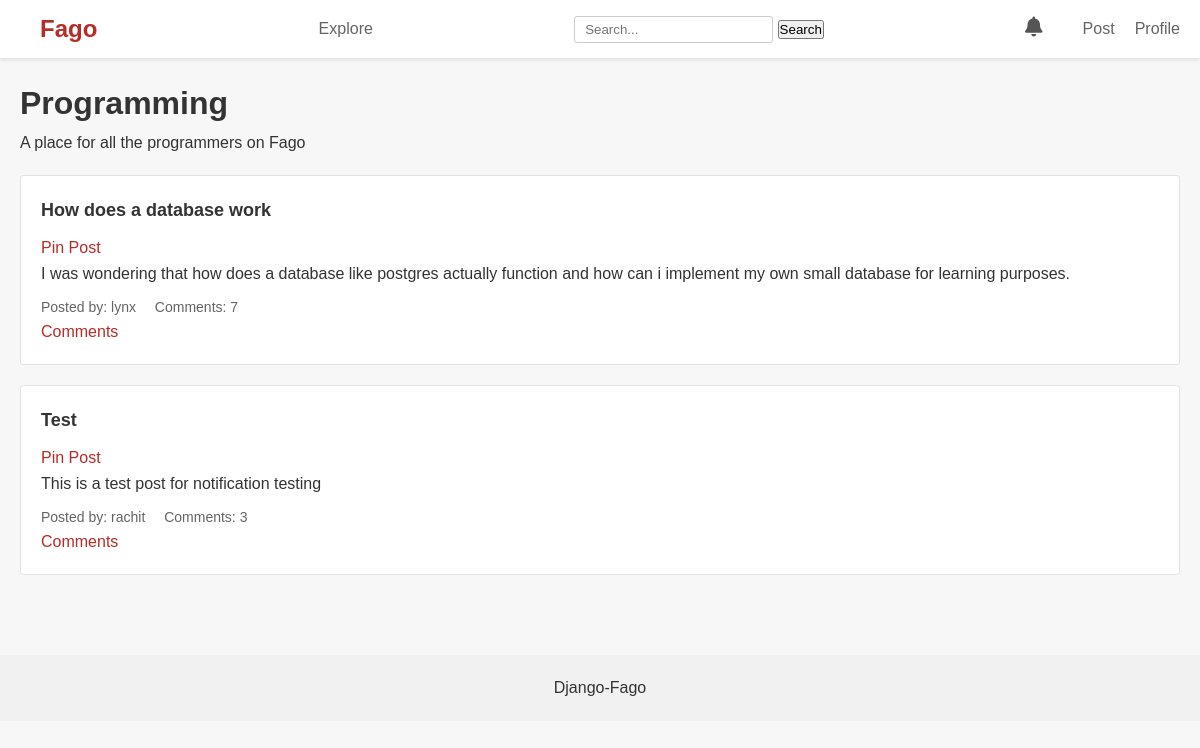
/c/Programming (signed in), run on an earlier commit of the app's database.
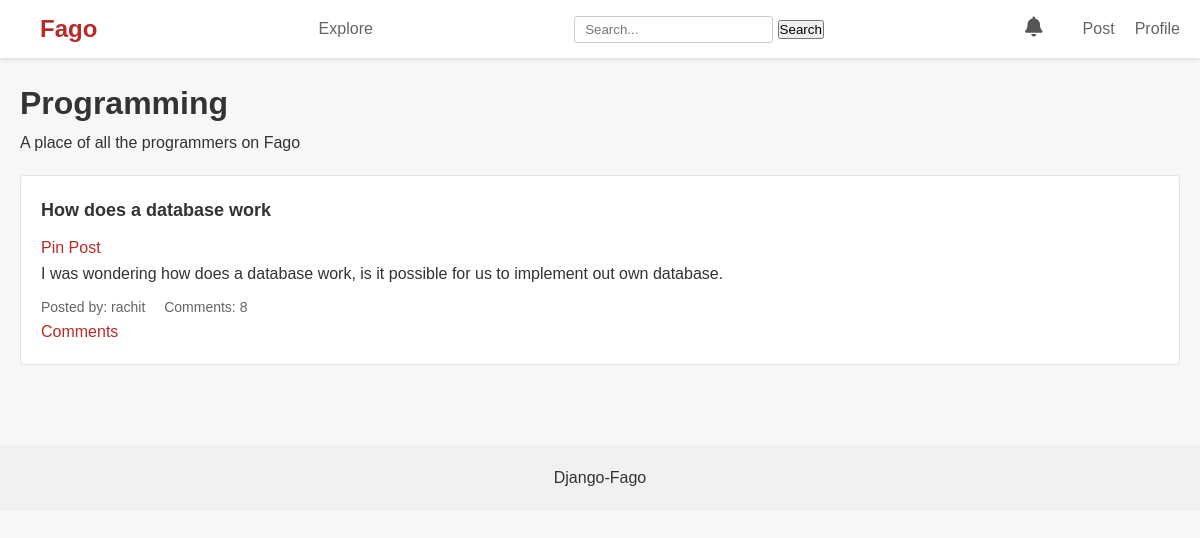
And on a later commit of the database.
### communities/models.py (models this page shows, shortened)
class Community(models.Model):
    name = models.CharField(max_length=100, unique=True)
    description = models.TextField()
    owner = models.ForeignKey(User, on_delete=models.SET_NULL, null=True)
    members = models.ManyToManyField(User, related_name='communities')

### posts/models.py (models this page shows, shortened)
class Post(models.Model):
    title = models.CharField(max_length=255)
    content = models.TextField()
    image = models.ImageField(upload_to=settings.POSTS_PICS_DIR,
                              blank=True,
                              null=True)
    author = models.ForeignKey(User, on_delete=models.CASCADE)
    posted_at = models.DateTimeField(timezone.now, default=timezone.now)
    community = models.ForeignKey(Community, related_name='posts', on_delete=models.CASCADE, default=None, null=True)
    pinned = models.BooleanField(default=False)

### communities/views.py (the view)
# urls.py: path('<str:community>', views.community, name='community'),
def community(request, community):
    community = get_object_or_404(Community, name=community)
    posts = community.posts.filter(pinned=False).all()
    pinned_posts = community.posts.filter(pinned=True).all()
    members = community.members.all()
    context = {
        'community': community,
        'members': members,
        'posts': posts,
        'pinned_posts': pinned_posts,
    }
    return render(request, 'communities/community.html', context=context)

### communities/templates/communities/community.html (shortened to what this page needs)
{% extends 'posts/base.html' %}
{% block content %}
<main class="container">
    <div class="community-header">
        <h1>{{ community.name }}</h1>
        <p>{{ community.description }}</p>
    </div>
    <div class="posts">
        {% for post in posts %}
        <div class="post">
            <h2>{{ post.title }}</h2>
            {% if user == community.owner %}
            <a href="{% url 'pin' post.id %}" class="hi">Pin Post</a>
            {% endif %}
            <p>{{ post.content }}</p>
            <div class="post-meta">
                <span>Posted by: {{ post.author }}</span>
                <span>Comments: {{ post.comment_set.count }}</span>
            </div>
            <a href="{% url 'read-post' post.id %}" class="hi">Comments</a>
        </div>
        {% endfor %}
    </div>
</main>
{% endblock %}

What changed in the data, as far as the page shows it:
removed Post: title "Test", content "This is a test post for notification testing", author "rachit", comment_set.count "3"
changed Community "Programming": description "A place for all the programmers on Fago" → "A place of all the programmers on Fago"
changed Post "How does a database work": content "I was wondering that how does a database like postgres actually function and how can i implement my own small database for learning purposes." → "I was wondering how does a database work, is it possible for us to implement out own database."; author "lynx" → "rachit"; comment_set.count "7" → "8"
